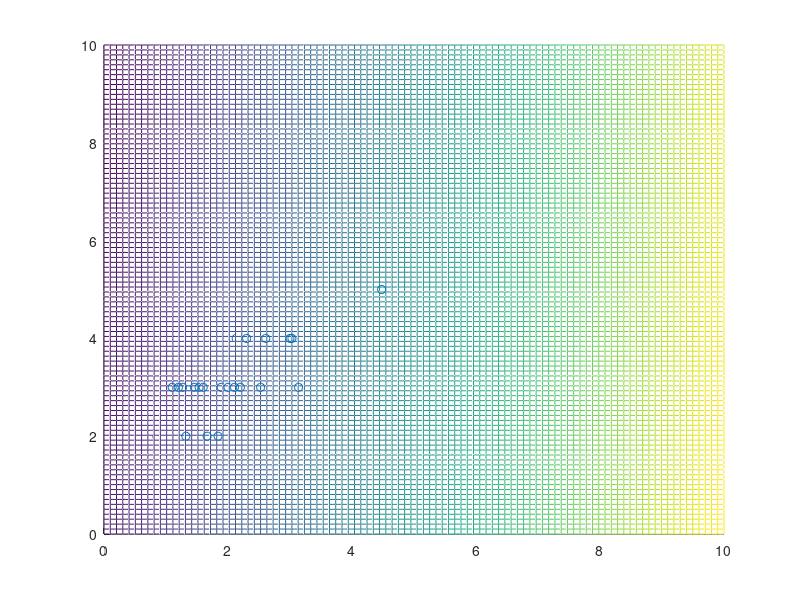

This figure's MATLAB source:
clear all;
clc;
L = load("housing_1.txt");
X = L(:,1);
Y = L(:,2);
Z = L(:,3);
A = [X Y X.^0];
%plot(Y,Z,'r.'); hold on;
th = inv(A'*A)*A'*Z
Z_ap = A*th;
%plot(Y,Z_ap,'b');
% Todos os dados
F = [X Y Z Z_ap];
% Mostrar o Grafico 3d
X1 = linspace(0,10);
Y1 = linspace(0,10);
[ XX, YY ] = meshgrid(X1,Y1);
Z_plano = th(3) + th(2)*YY +th(1)*XX;
figure;
hold on;
mesh(XX,YY,Z_plano);
plot3(X,Y,Z,'o');

%% Erro  Medio quadratico
e =  Z - Z_ap;
E = sum(e.^2)/length(Z)